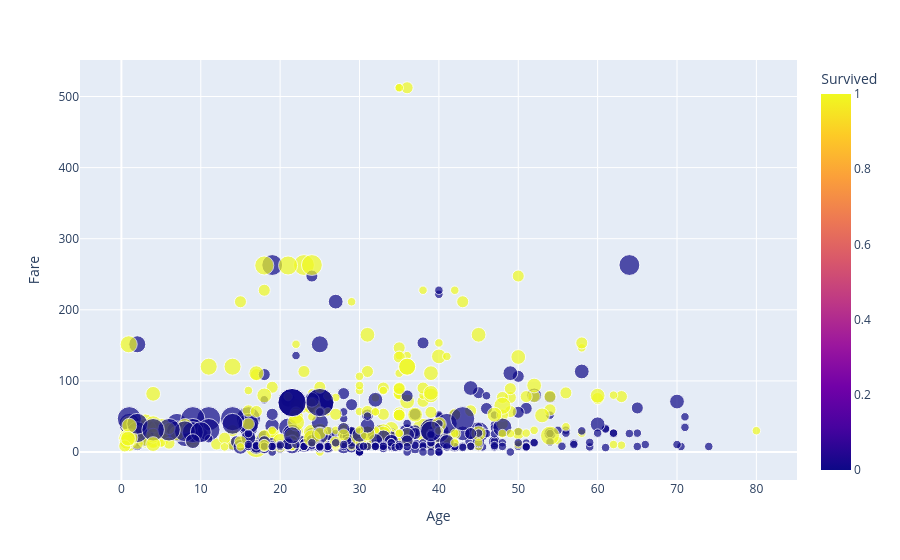

The notebook cell this image was saved under:
### Code cell
fig = px.scatter(df_cleaned, x="Age", y="Fare", color="Survived", hover_data=["Sex", "Pclass"], size="FamilySize")
fig.write_html("age_fare.html")
fig.show()

### Figure 1 — Plotly figure (JSON) as saved in the notebook; plotly's stock layout.template omitted (floating-point values rounded to 4 significant figures; data arrays with more than 128 entries replaced by an {"elided": "..."} marker saying what was removed)
{"data": [{"customdata": {"elided": "891x2 str values"}, "hovertemplate": "Age=%{x}<br>Fare=%{y}<br>FamilySize=%{marker.size}<br>Sex=%{customdata[0]}<br>Pclass=%{customdata[1]}<br>Survived=%{marker.color}<extra></extra>", "legendgroup": "", "marker": {"color": {"elided": "891 int values"}, "coloraxis": "coloraxis", "size": {"elided": "891 int values"}, "sizemode": "area", "sizeref": 0.0275, "symbol": "circle"}, "mode": "markers", "name": "", "orientation": "v", "showlegend": false, "type": "scatter", "x": {"elided": "891 float values"}, "xaxis": "x", "y": {"elided": "891 float values"}, "yaxis": "y"}], "layout": {"coloraxis": {"colorbar": {"title": {"text": "Survived"}}, "colorscale": [[0, "#0d0887"], [0.1111, "#46039f"], [0.2222, "#7201a8"], [0.3333, "#9c179e"], [0.4444, "#bd3786"], [0.5556, "#d8576b"], [0.6667, "#ed7953"], [0.7778, "#fb9f3a"], [0.8889, "#fdca26"], [1, "#f0f921"]]}, "legend": {"itemsizing": "constant", "tracegroupgap": 0}, "margin": {"t": 60}, "xaxis": {"anchor": "y", "domain": [0, 1], "title": {"text": "Age"}}, "yaxis": {"anchor": "x", "domain": [0, 1], "title": {"text": "Fare"}}}}
